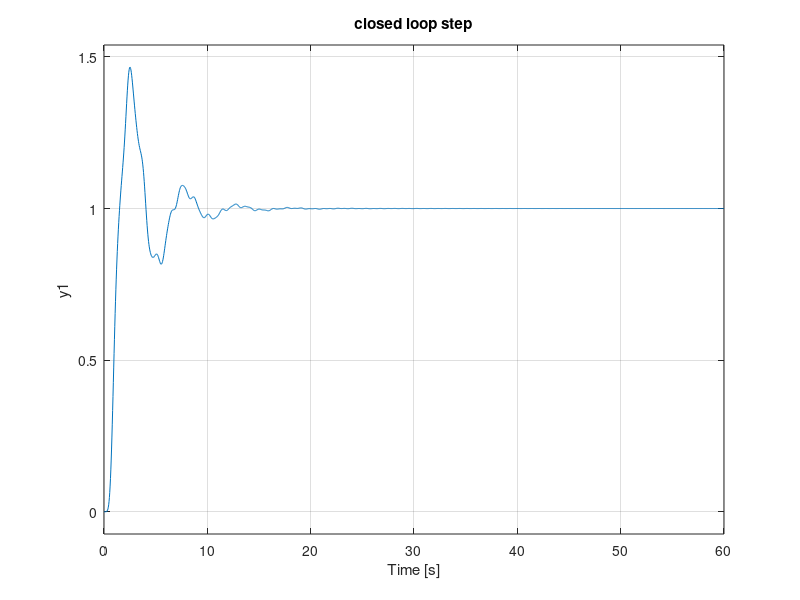
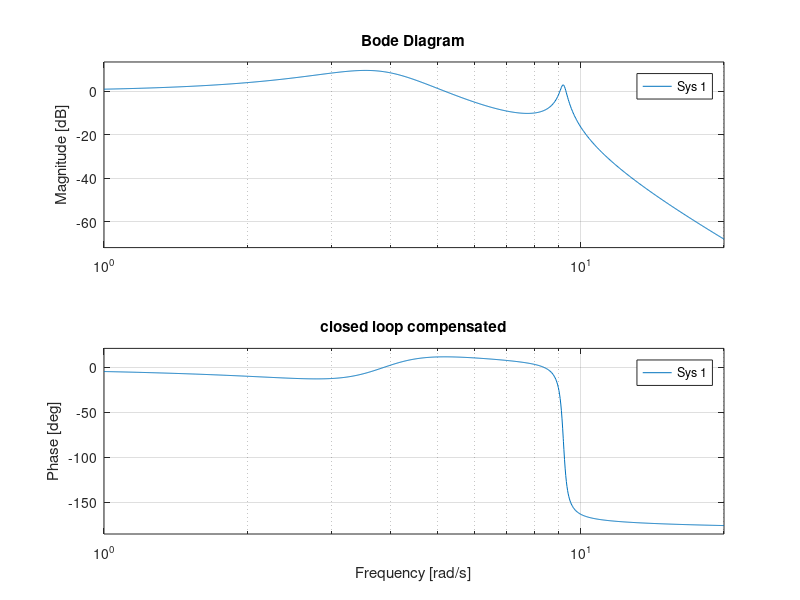
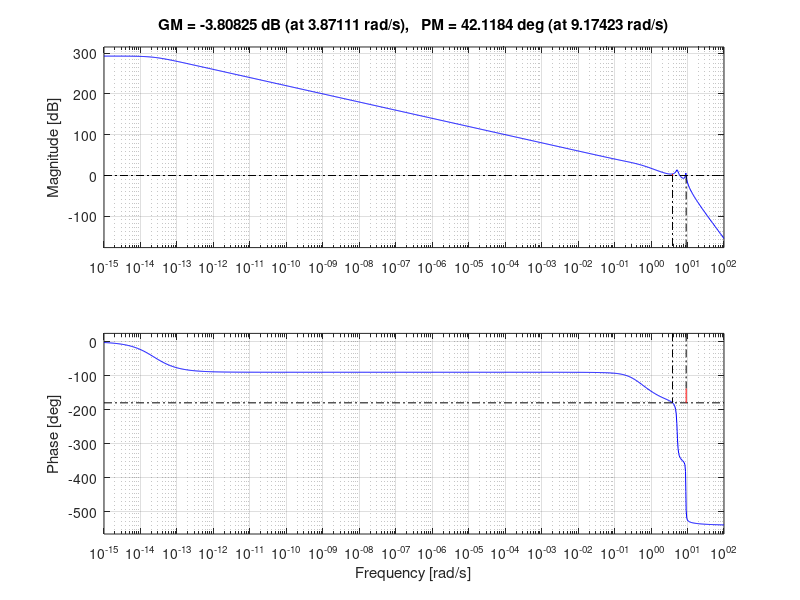

The MATLAB source for these figures, in order:
clear all
clc

kh =2.58;
k1 =2.7;
k2 =2.7;
c1 =0.02;
c2 =0.01;
c3 = 0.08;
J1 = 0.1;
J2 = 0.1;
J3 = 0.1;

A = [0 0 0 1 0 0; 
    0 0 0 0 1 0; 
    0 0 0 0 0 1; 
    -(k1/J1) k1/J1 0 -(c1/J1) 0 0;
    (k1/J2) -(k1+k2)/J2 k2/J2 0 -(c2/J2) 0;
    0 k2/J3 -(k2/J3) 0 0 -(c3/J3)];
B = [0; 0; 0; kh/J1; 0; 0];
%C = [1 0 0 0 0 0; 0 1 0 0 0 0; 0 0 1 0 0 0];
C = [0 0 1 0 0 0];
%D = [0;0;0];
D = 0;

[num, den]= ss2tf(A, B, C, D);
G = tf(num, den);

% from sisotool
zl = 0.238735236105314;
pl = 0.54878048780488;
k = 0.167904143418752;
L = tf([1, zl], [1, pl]);

cltf = feedback(k*G*L, 1);


figure(1)
subplot(2,2,1)
rlocus(G)
title('uncompensated')

subplot(2,2,2)
rlocus(G*L)
title('compensated')

subplot(2,2,[3 4])
step(cltf)
title('closed loop step')

figure(2)
subplot(2,2,1)
bode(G,{1,20})
title('open loop uncompensated')

subplot(2,2,2)
bode(L*G,{1,20})
title('open loop compensated')

subplot(2,2,3)
bode(feedback(G, 1),{1,20})
title('closed loop uncompensated')

subplot(2,2,4)
bode(feedback(L*G, 1),{1,20})
title('closed loop compensated')

figure(3)
subplot(2,1,1)
margin(G)
%title('uncompensated')

subplot(2,1,2)
margin(L*G)
%title('compensated')